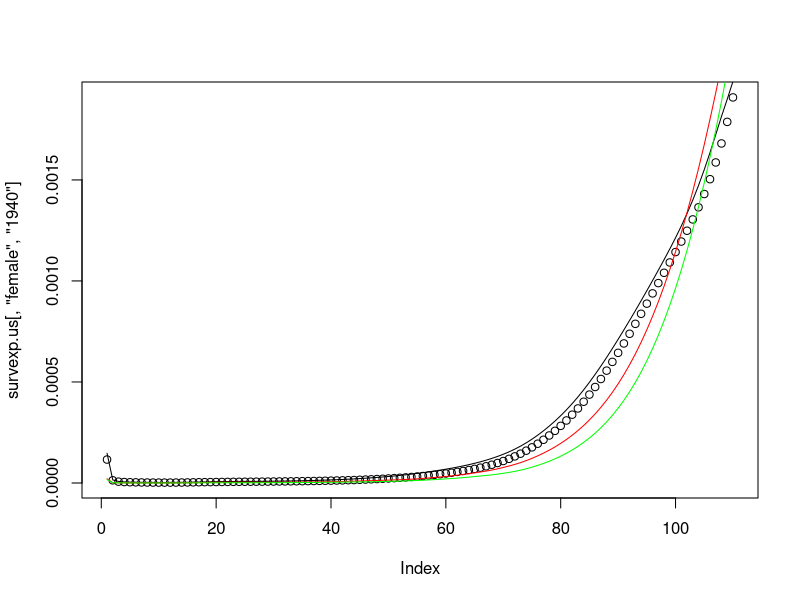

Write R code to recreate this figure. (Note: this script raises an error after producing the figure.)
##################################
#
#           Ch.2 Exercises 
#
#################################
library(survival)

"2.1. Using the survexp.us data described in Example 2.2, 
plot the hazard functions for men and women in 1940 and 2000. Comment on the change in mortality
rates in children."

plot(survexp.us[,"female","1940"])
lines(survexp.us[,"male","1940"])
lines(survexp.us[,"male","2000"], col = 'red')
lines(survexp.us[,"female","2000"], col = 'green')

"2.2. Find the mean age of death separately for men and women for 1940 and 2000."


mean_age = function(time, hazard){
	tm.diff = diff(time)
	survMale <- exp(-cumsum(hazard*tm.diff)*365.24)
	return(sum(survMale*tm.diff))
	
}

tm <- c(0, # birth
				1/365, # first day of life
				7/365, # seventh day of life
				28/365, # fourth week of life
				1:110)


mean_age(tm, survexp.us[,"female","1940"])
mean_age(tm, survexp.us[,"male","1940"])
mean_age(tm, survexp.us[,"female","2000"])
mean_age(tm, survexp.us[,"male","2000"])

"2.3. The data set survexp.usr in the survival package is a four dimensional array
of hazards in format similar to the survexp.us data set, with race (black or white)
in the added dimension. Plot the hazard functions for black males and white males
for 1940 and 2000."

plot(survexp.usr[,"male","black","1940"])
lines(survexp.usr[,"male","white","1940"], col = "light blue")
lines(survexp.usr[,"male","black","2000"], col = "light green")
lines(survexp.usr[,"male","white","2000"], col = "light gray")



"2.4. Consider the survival data in Exercise 1.1. Assuming that these observations
are from an exponential distribution, find llamda and an estimate of var./ O ."

Person     = c('P1','P2','P3','P4','P5')
PersonYears = c(  5,   5,   4,   3,   1)
Event =       c(  0,   0,   1,   1,   1)

cancer_5 =data.frame(Person, PersonYears, Event)

log_like_exp = function(Num_of_deaths, Time_of_patiens){
						llamda = Num_of_deaths/Time_of_patiens
						var = llamda/Time_of_patiens
						return(c(llamda, var))
}

log_like_exp(sum(cancer_5[,3]), sum(cancer_5[,2]))

"2.5. Consider a survival distribution with constant hazard llamda = 0.07 from t = 0
until t = 5 and then hazard llamda = 0.14 for t > 5. (This is known as a piecewise
constant hazard.) Plot this hazard function and the corresponding survival function
for 0 < t < 10. What is the median survival time?"

t = c(0.07, 0.07, 0.07, 0.07, 0.07, 0.14, 0.14, 0.14, 0.14 )
plot(t)

(exp(-0.07*1) - exp(-0.07*5))/0.07 + (exp(-0.14*6) - exp(-0.14*9))/0.14


"2.6. Another parametric survival distribution is the log-normal distribution. Use the
density and cumulative distribution R functions dlnorm and plnorm to compute
and plot the lognormal hazard functions with the parameter meanlog taking the
values 0, 1, and 2, and with sdlog fixed at 0.25. Describe the risk profile a disease
would have if it followed one of these hazard functions."

log_norm_haz = function(x, meanlog, sdlog) plnorm(x, meanlog = meanlog, sdlog = sdlog)/plnorm(x, meanlog = meanlog, sdlog =sdlog, lower.tail = F)

curve(log_norm_haz(x, meanlog = 0, sdlog = 0.25), from=0, to =5, ylab = 'Haz', xlab = 'Time',col = 'Red')
curve(log_norm_haz(x, meanlog = 1, sdlog = 0.25), from=0, to =5, ylab = 'Haz', xlab = 'Time',col = 'Blue', add = T)
curve(log_norm_haz(x, meanlog = 2, sdlog = 0.25), from=0, to =5, ylab = 'Haz', xlab = 'Time',col = 'Grey', add = T)


library(survival)